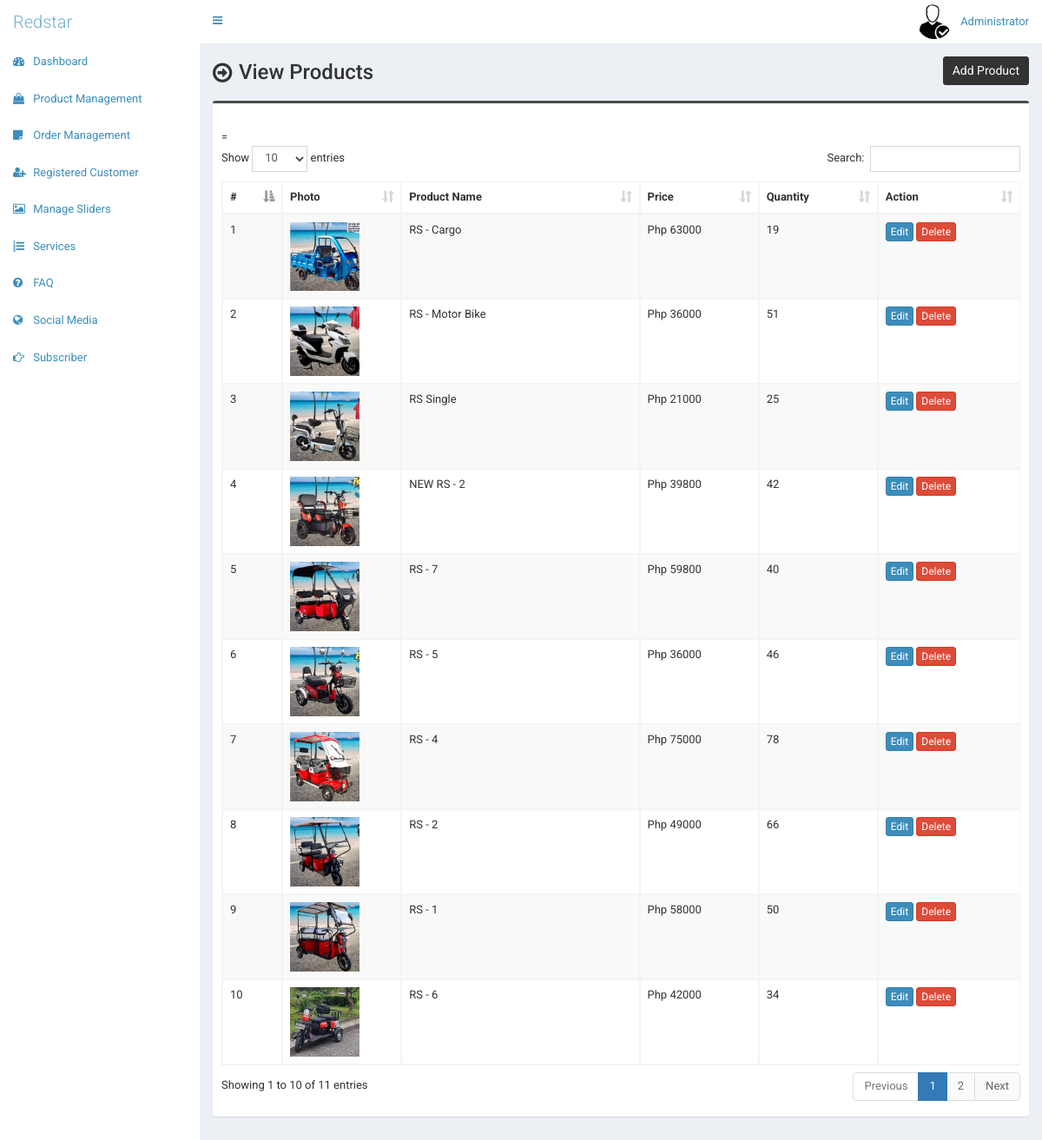
Screenshot of /admin/product.php (signed in) with the database file from the repository.
### tables this page shows
CREATE TABLE `tbl_product` (
  `p_id` int(11) NOT NULL,
  `p_name` varchar(255) NOT NULL,
  `p_current_price` varchar(10) NOT NULL,
  `p_qty` int(10) NOT NULL,
  `p_featured_photo` varchar(255) NOT NULL,
  `p_description` text NOT NULL,
  `p_is_featured` int(1) NOT NULL
);

### admin/product.php (the view, shortened to what this page needs)
<?php require_once('header.php'); ?>
<section class="content-header">
    <div class="content-header-left">
        <h1>View Products</h1>
    </div>
    <div class="content-header-right">
        <a href="product-add.php" class="btn btn-primary btn-sm">Add Product</a>
    </div>
</section>
<section class="content">
    <div class="row">
        <div class="col-md-12">
            <div class="box box-info">
                <div class="box-body table-responsive">
                    <table id="example1" class="table table-bordered table-hover table-striped">
                        <thead class="thead-dark">
                            <tr>
                                <th width="10">#</th>
                                <th>Photo</th>
                                <th width="160">Product Name</th>=
                                <th width="60">Price</th>
                                <th width="60">Quantity</th>
                                <th width="80">Action</th>
                            </tr>
                        </thead>
                        <tbody>
                            <?php
                            $i = 0;
                            $statement = $pdo->prepare("SELECT p_id, p_name, p_current_price, p_qty, p_featured_photo FROM tbl_product");
                            $statement->execute();
                            $result = $statement->fetchAll(PDO::FETCH_ASSOC);
                            foreach ($result as $row) {
                                $i++;
                            ?>
                                <tr>
                                    <td><?php echo $i; ?></td>
                                    <td style="width:82px;"><img src="../assets/uploads/<?php echo $row['p_featured_photo']; ?>" alt="<?php echo $row['p_name']; ?>" style="width:80px;"></td>
                                    <td><?php echo $row['p_name']; ?></td>
                                    <td>Php <?php echo $row['p_current_price']; ?></td>
                                    <td><?php echo $row['p_qty']; ?></td>
                                    <td>
                                        <a href="product-edit.php?id=<?php echo $row['p_id']; ?>" class="btn btn-primary btn-xs">Edit</a>
                                        <a href="#" class="btn btn-danger btn-xs" data-href="product-delete.php?id=<?php echo $row['p_id']; ?>" data-toggle="modal" data-target="#confirm-delete">Delete</a>
                                    </td>
                                </tr>
                            <?php
                            }
                            ?>
                        </tbody>
                    </table>
                </div>
            </div>
        </div>
    </div>
</section>
<?php require_once('footer.php'); ?>

### admin/style.css (style rules this page uses)
body { font-size: 13px; font-family: "Roboto", sans-serif; }
.content-header > h1, .content-header .content-header-left h1 { font-family: "Roboto", sans-serif; }
.box-info { padding-top: 20px; }
.content-header { overflow: hidden; }
.content-header .content-header-left { float: left; padding-top: 5px; }
.content-header .content-header-right { float: right; }
.content-header .content-header-left h1 { margin-top: 0; margin-bottom: 0; padding-left: 30px; padding-bottom: 5px; font-size: 24px; position: relative; }
.content-header .content-header-left h1:before { position: absolute; top: 0; left: 0; font-family: "FontAwesome", sans-serif; font-size: 26px; content: "\f18e"; }
.content-header .content-header-right a { position: relative; font-size: 14px; }
.box.box-info { border-top-color: #4c4c4c; }
.content-header .content-header-right a { background-color: #333333; border-color: #333333; }

### rows the page displays
tbl_product: p_featured_photo (picture), p_name "RS - Cargo", p_current_price "63000", p_qty "19"
tbl_product: p_featured_photo (picture), p_name "RS - Motor Bike", p_current_price "36000", p_qty "51"
tbl_product: p_featured_photo (picture), p_name "RS Single", p_current_price "21000", p_qty "25"
tbl_product: p_featured_photo (picture), p_name "NEW RS - 2", p_current_price "39800", p_qty "42"
tbl_product: p_featured_photo (picture), p_name "RS - 7", p_current_price "59800", p_qty "40"
tbl_product: p_featured_photo (picture), p_name "RS - 5", p_current_price "36000", p_qty "46"
tbl_product: p_featured_photo (picture), p_name "RS - 4", p_current_price "75000", p_qty "78"
tbl_product: p_featured_photo (picture), p_name "RS - 2", p_current_price "49000", p_qty "66"
tbl_product: p_featured_photo (picture), p_name "RS - 1", p_current_price "58000", p_qty "50"
tbl_product: p_featured_photo (picture), p_name "RS - 6", p_current_price "42000", p_qty "34"

### other values shown
$_SESSION['user']['full_name'] "Administrator"
